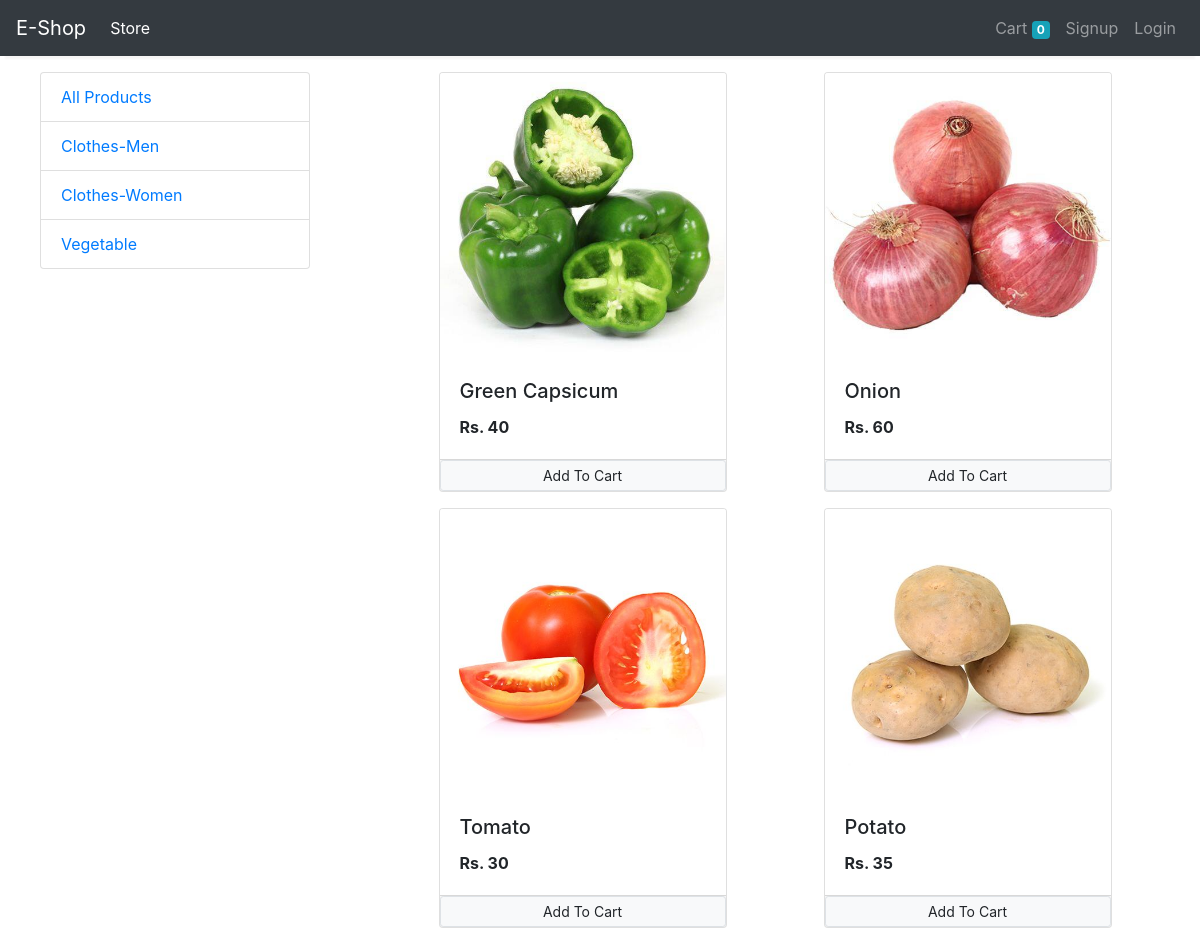
Screenshot of /?category=3 with the database file from the repository.
### store/models/category.py (models this page shows, shortened)
class Category(models.Model):
    name = models.CharField(max_length=20)
    @staticmethod
    def get_all_categories():
        return Category.objects.all()

### store/models/product.py (models this page shows, shortened)
class Product(models.Model):
    name = models.CharField(max_length=50)
    price = models.IntegerField(default=0)
    category = models.ForeignKey(Category , on_delete=models.CASCADE, default=1)
    description = models.CharField(max_length=200, default='', null=True , blank=True)
    image= models.ImageField(upload_to='uploads/products/')
    @staticmethod
    def get_all_products_by_categoryid(category_id):
        if category_id:
            return Product.objects.filter(category = category_id)
        else:
            return Product.objects.all()

### store/views/home.py (the view, shortened to what this page needs)
# urls.py: path('', Index.as_view(), name='homepage'),
class Index(View):
    def get(self,request):
        cart = request.session.get('cart')
        if not cart:
            request.session['cart'] = {}
        products = None
        categories = Category.get_all_categories()
        categoryID = request.GET.get('category')
        if categoryID:
            products = Product.get_all_products_by_categoryid(categoryID)
        else:
            products = Product.get_all_products()
        data = {}
        data['products'] = products
        data['categories'] = categories
        print('you are', request.session.get('email'))
        return render(request, 'index.html', data)

### store/templatetags/cart.py (called while the page is built)
@register.filter(name='is_in_cart')
def is_in_cart(product, cart):
    keys = cart.keys()
    for id in keys:
        if int(id) == product.id:
            return True
    return False

### store/templatetags/custom_filter.py (called while the page is built)
@register.filter(name='currency')
def currency(number):
    return "Rs. "+str(number)

### store/templates/index.html (shortened to what this page needs)
{% extends 'base.html' %}
{% load cart %}
{% load custom_filter %}
{% block content %}
    <div class="container-fluid mt-3">
        <div class="row">
            <div class="col-lg-3 mx-auto">
                <div class="list-group">
                    <a href="/" class="list-group-item list-group-item-">All Products</a>
                    {% for category in categories %}
                    <a href="/?category={{category.id}}" class="list-group-item list-group-item-">{{category.name}}</a>
                    {% endfor %}
                </div>
            </div>
            <div id="products" class="col-lg-8 mx-auto">
            <div class="row mx-auto">
                {% for product in products %}
                <div class="card mx-auto mb-3" id="{{product.id}}" style="width: 18rem;">
                    <img class="card-img-top" src="{{product.image.url}}" alt="Card image cap">
                    <div class="card-body">
                        <h5 class="card-title">{{product.name}}</h5>
                        <p class="card-text"><b>{{product.price|currency}}</b></p>
                    </div>
                    <div class="card-footer p-0 no-gutters">
                        {% if product|is_in_cart:request.session.cart %}
                    <div class="row no-gutters " >
                        <div>
                            <form action="/#{{product.id}}" class="col-2" method="post">
                                {% csrf_token %}
                                <input hidden type="text" name="product" value="{{product.id}}">
                                <input hidden type="text" name="remove" value="True">
                                <input type="submit" value=" - " class="btn btn-block btn-secondary" >
                            </form>
                            <div class="text-center col"> {{product|cart_quantity:request.session.cart}} in cart </div>
                            <form action="/#{{product.id}}" class="col-2" method="post">
                                {% csrf_token %}
                                <input hidden type="text" name="product" value="{{product.id}}">
                                <input type="submit" value=" + " class="btn btn-block btn-secondary" >
                            </form>
                        </div>
                    </div>
                        {% else %}
                        <form  action="/#{{product.id}}" method="POST" class="btn-block">
                        <input type="submit" class="float-right btn btn-light border btn-sm form-control" value="Add To Cart" >
                        </form>
                        {% endif %}
                    </div>
                </div>
                {% endfor %}
            </div>
        </div>
        </div>
    </div>
{% endblock %}

### rows the page displays
Category: name "Clothes-Men"
Category: name "Clothes-Women"
Category: name "Vegetable"
Product: image (picture), name "Green Capsicum", price "Rs. 40"
Product: image (picture), name "Onion", price "Rs. 60"
Product: image (picture), name "Tomato", price "Rs. 30"
Product: image (picture), name "Potato", price "Rs. 35"

### other values shown
{{ request.session.cart.keys|length }} "0"
